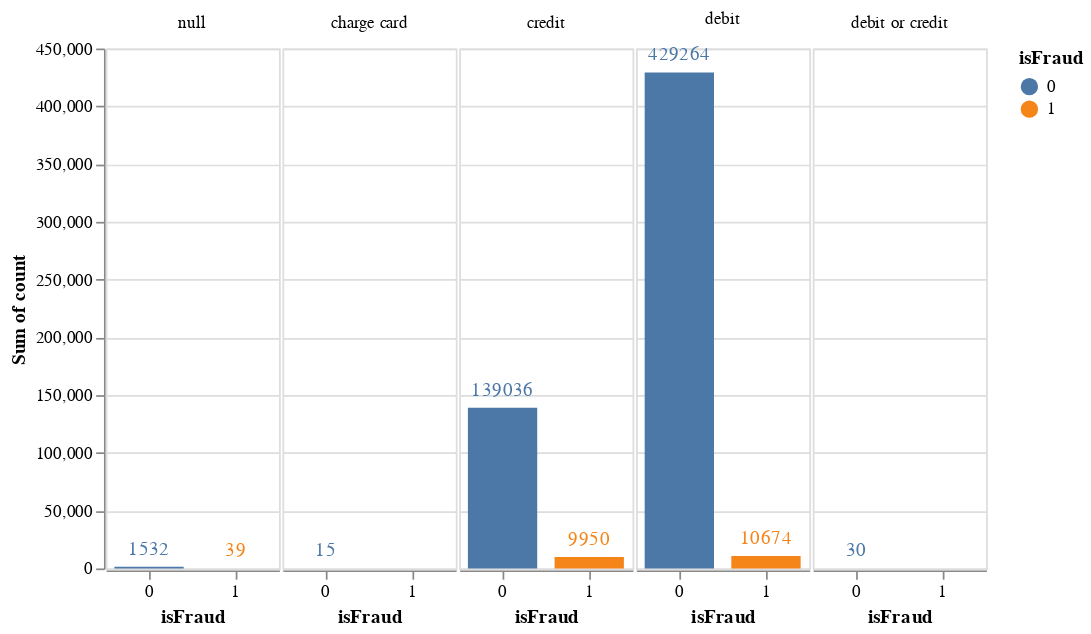

Source (notebook cell):
### Code cell
#One can see the distribution of transactions by card and type of transactions.
bar_chart = alt.Chart(card6Group).encode(
    alt.X("isFraud:O", axis=alt.Axis(labelAngle=0)),
    alt.Y("sum(count):Q"),
    alt.Color("isFraud:N"),
    alt.Text("sum(count):Q", format=".0f"),
).properties(height=alt.Step(50), width=100)

alt.layer(
    bar_chart.mark_bar(size=40),
    bar_chart.mark_text(dy=-10)
).facet(
    alt.Column("card6:N", title=None)
).configure_facet(spacing=0)

### Figure 1 — Vega-Lite specification as saved in the notebook (floating-point values rounded to 4 significant figures)
{"$schema": "https://vega.github.io/schema/vega-lite/v4.17.0.json", "config": {"facet": {"spacing": 0}, "view": {"continuousHeight": 300, "continuousWidth": 400}}, "data": {"name": "data-9c3d732ca426aee2a575abd71ff0fc28"}, "datasets": {"data-9c3d732ca426aee2a575abd71ff0fc28": [{"card6": "charge card", "count": 15, "isFraud": 0}, {"card6": "credit", "count": 139036, "isFraud": 0}, {"card6": "credit", "count": 9950, "isFraud": 1}, {"card6": "debit", "count": 429264, "isFraud": 0}, {"card6": "debit", "count": 10674, "isFraud": 1}, {"card6": "debit or credit", "count": 30, "isFraud": 0}, {"card6": null, "count": 1532, "isFraud": 0}, {"card6": null, "count": 39, "isFraud": 1}]}, "facet": {"field": "card6", "title": null, "type": "nominal"}, "spec": {"layer": [{"encoding": {"color": {"field": "isFraud", "type": "nominal"}, "text": {"aggregate": "sum", "field": "count", "format": ".0f", "type": "quantitative"}, "x": {"axis": {"labelAngle": 0}, "field": "isFraud", "type": "ordinal"}, "y": {"aggregate": "sum", "field": "count", "type": "quantitative"}}, "height": {"step": 50}, "mark": {"size": 40, "type": "bar"}, "width": 100}, {"encoding": {"color": {"field": "isFraud", "type": "nominal"}, "text": {"aggregate": "sum", "field": "count", "format": ".0f", "type": "quantitative"}, "x": {"axis": {"labelAngle": 0}, "field": "isFraud", "type": "ordinal"}, "y": {"aggregate": "sum", "field": "count", "type": "quantitative"}}, "height": {"step": 50}, "mark": {"dy": -10, "type": "text"}, "width": 100}]}}
